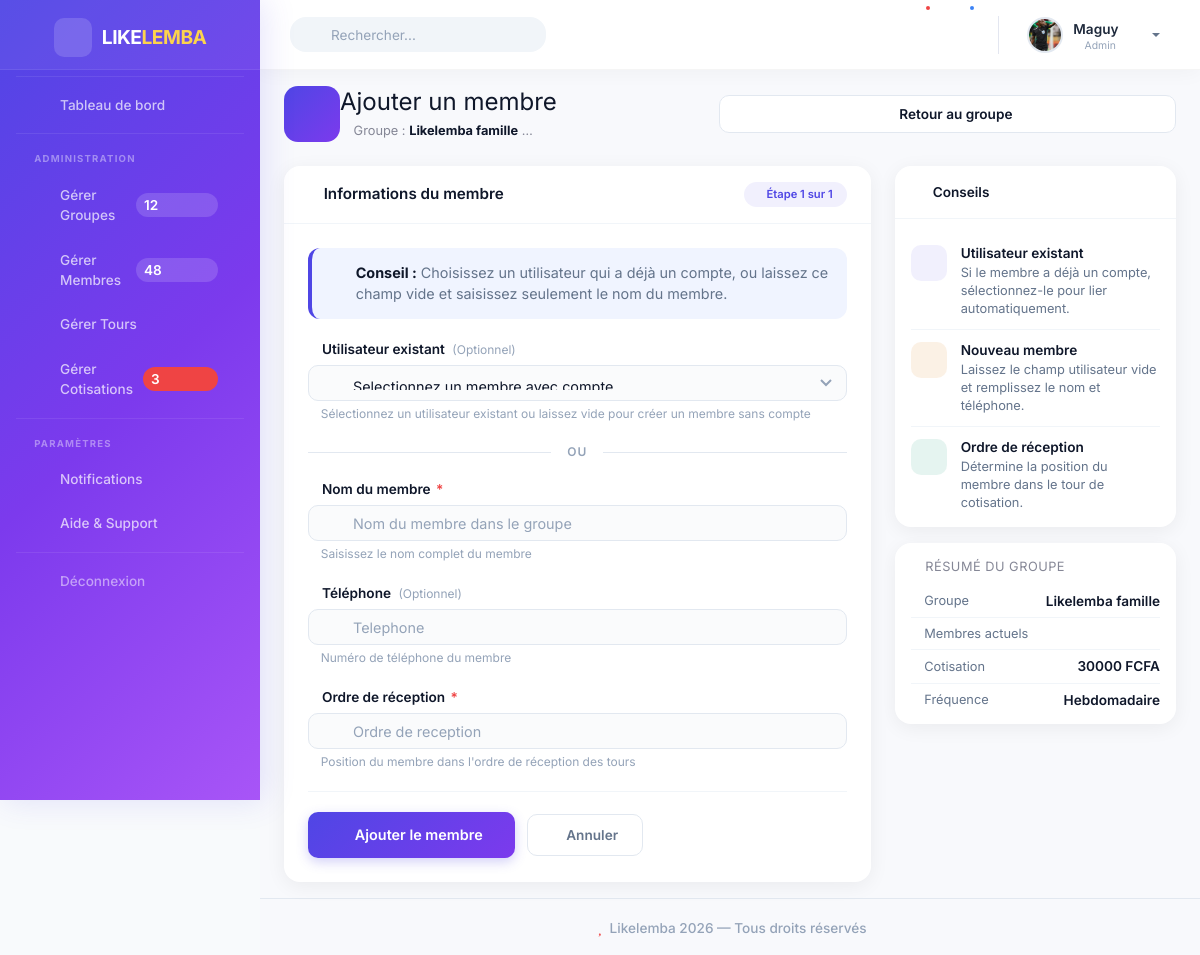
Page /groupes/8/membres/add/ (signed in) on the committed database.
### authentification/models.py (models this page shows)
class Utilisateur(AbstractUser):
    telephone = models.CharField(max_length=20)
    ROLE_CHOICES = [
        ('ADMIN', 'Admin'),
        ('MEMBRE', 'Membre')
    ]
    role = models.CharField(max_length=10, choices=ROLE_CHOICES)
    photo = models.ImageField(upload_to='profiles/', null=True, blank=True)
    is_verified = models.BooleanField(default=False)

### likelemba_app/models.py (models this page shows, shortened)
class Groupe(models.Model):
    FREQUENCE_CHOICES = [
        ('QUOTIDIEN', 'Quotidien'),
        ('HEBDOMADAIRE', 'Hebdomadaire'),
        ('MENSUEL', 'Mensuel'),
        ('ANNUEL', 'Annuel')
    ]
    STATUT_CHOICES = [
        ('ACTIF', 'Actif'),
        ('TERMINE', 'Terminé')
    ]
    nom = models.CharField(max_length=100)
    montant_cotisation = models.DecimalField(
        max_digits=10,
        decimal_places=2
    )
    frequence = models.CharField(max_length=20, choices=FREQUENCE_CHOICES)
    date_debut = models.DateField()
    statut = models.CharField(max_length=20, choices = STATUT_CHOICES, default='ACTIF')
    date_creation = models.DateTimeField(auto_now_add=True, null=True)
    admin = models.ForeignKey(
        Utilisateur,
        on_delete=models.CASCADE
    )

### likelemba_app/views.py (the view)
# urls.py: path('groupes/<int:groupe_id>/membres/add/', ajouter_membre, name='ajouter_membre'),
@login_required(login_url="login")
def ajouter_membre(request, groupe_id):
    groupe = get_object_or_404(Groupe, id=groupe_id, admin=request.user)
    if request.method == 'POST':
        form = MembreGroupeForm(request.POST, groupe=groupe)
        if form.is_valid():
            membre = form.save(commit=False)
            membre.groupe = groupe
            if membre.utilisateur and MembreGroupe.objects.filter(utilisateur=membre.utilisateur, groupe=groupe).exists():
                messages.error(request, "Ce membre est déjà dans le groupe")
                return redirect('ajouter_membre', groupe_id=groupe.id)
            membre.save()
            messages.success(request, "Membre ajouté avec succès")
            return redirect('membres_groupe', groupe_id=groupe.id)
    else:
        form = MembreGroupeForm(groupe=groupe)
    return render(request, 'membres/ajouter_membre.html', {
        'form': form,
        'groupe': groupe
    })

### likelemba/templates/membres/ajouter_membre.html (shortened to what this page needs)
{% extends 'base.html' %}
{% load static %}
{% block content %}
<div class="page-header mb-3 mb-md-4">
    <div class="d-flex flex-column flex-sm-row justify-content-between align-items-start align-items-sm-center gap-3">
        <div class="d-flex align-items-center gap-3 w-100 w-sm-auto">
            <div class="group-avatar-large" style="background: linear-gradient(135deg, #4f46e5, #7c3aed); flex-shrink: 0;">
                <i class="fas fa-user-plus"></i>
            </div>
            <div class="min-width-0">
                <h1 class="h4 h-md-3 mb-1 fw-bold" style="color: #0f172a;">
                    Ajouter un membre
                </h1>
                <p class="text-muted small mb-0 text-truncate" style="max-width: 200px;">
                    <i class="fas fa-layer-group me-1" style="color: #4f46e5;"></i>
                    Groupe : <strong style="color: #0f172a;">{{ groupe.nom }}</strong>
                    <span class="bullet">•</span>
                </p>
            </div>
        </div>
        <a href="{% url 'membres_groupe' groupe.id %}" class="btn btn-outline-modern w-100 w-sm-auto">
            <i class="fas fa-arrow-left me-1"></i>
            <span class="d-none d-sm-inline">Retour au groupe</span>
        </a>
    </div>
</div>
<div class="row g-3 g-md-4">
    <div class="col-12 col-lg-8">
        <div class="card-modern">
            <div class="card-modern-header d-flex flex-wrap justify-content-between align-items-center gap-2">
                <span class="card-modern-title">
                    <i class="fas fa-user-plus me-2" style="color: #4f46e5;"></i>
                    Informations du membre
                </span>
                <span class="badge-step">
                    <i class="fas fa-circle me-1" style="font-size: 0.4rem;"></i>
                    Étape 1 sur 1
                </span>
            </div>
            <div class="card-modern-body">
                <div class="info-banner">
                    <i class="fas fa-info-circle" style="color: #4f46e5; font-size: 1.1rem;"></i>
                    <div>
                        <strong style="color: #0f172a;">Conseil :</strong>
                        <span style="color: #64748b;">
                            Choisissez un utilisateur qui a déjà un compte, ou laissez ce champ vide et saisissez seulement le nom du membre.
                        </span>
                    </div>
                </div>
                <form method="POST" id="memberForm" novalidate>
                    <div class="form-group-modern">
                        <label for="id_utilisateur" class="form-label-modern">
                            <i class="fas fa-user me-1" style="color: #4f46e5;"></i>
                            Utilisateur existant
                            <span class="optional">(Optionnel)</span>
                        </label>
                        <div class="input-wrapper-modern">
                            {{ form.utilisateur }}
                        </div>
                        <small class="form-hint">
                            <i class="fas fa-info-circle me-1"></i>
                            Sélectionnez un utilisateur existant ou laissez vide pour créer un membre sans compte
                        </small>
                    </div>
                    <div class="form-divider">
                        <span>OU</span>
                    </div>
                    <div class="form-group-modern">
                        <label for="id_nom" class="form-label-modern">
                            <i class="fas fa-tag me-1" style="color: #d97706;"></i>
                            Nom du membre
                            <span class="required">*</span>
                        </label>
                        <div class="input-wrapper-modern">
                            {{ form.nom }}
                        </div>
                        <small class="form-hint">
                            <i class="fas fa-info-circle me-1"></i>
                            Saisissez le nom complet du membre
                        </small>
                    </div>
                    <div class="form-group-modern">
                        <label for="id_telephone" class="form-label-modern">
                            <i class="fas fa-phone me-1" style="color: #059669;"></i>
                            Téléphone
                            <span class="optional">(Optionnel)</span>
                        </label>
                        <div class="input-wrapper-modern">
                            {{ form.telephone }}
                        </div>
                        <small class="form-hint">
                            <i class="fas fa-info-circle me-1"></i>
                            Numéro de téléphone du membre
                        </small>
                    </div>
                    <div class="form-group-modern">
                        <label for="id_ordre_reception" class="form-label-modern">
                            <i class="fas fa-sort-numeric-up me-1" style="color: #7c3aed;"></i>
                            Ordre de réception
                            <span class="required">*</span>
                        </label>
                        <div class="input-wrapper-modern">
                            {{ form.ordre_reception }}
                        </div>
                        <small class="form-hint">
                            <i class="fas fa-info-circle me-1"></i>
                            Position du membre dans l'ordre de réception des tours
                        </small>
                    </div>
                    <div class="form-actions">
                        <button type="submit" class="btn-submit" id="submitBtn">
                            <span class="btn-text">
                                <i class="fas fa-user-plus me-2"></i>
                                Ajouter le membre
                            </span>
                        </button>
                        <a href="{% url 'membres_groupe' groupe.id %}" class="btn-cancel-form">
                            <i class="fas fa-times me-1"></i>
                            Annuler
                        </a>
                    </div>
                </form>
            </div>
        </div>
    </div>
    <div class="col-12 col-lg-4">
        <div class="card-modern">
            <div class="card-modern-header">
                <span class="card-modern-title" style="font-size: 0.85rem;">
                    <i class="fas fa-lightbulb me-2" style="color: #f59e0b;"></i>
                    Conseils
                </span>
            </div>
            <div class="card-modern-body" style="padding: 14px 16px 16px;">
                <div class="tip-item">
                    <div class="tip-icon">
                        <i class="fas fa-user-check"></i>
                    </div>
                    <div>
                        <h6>Utilisateur existant</h6>
                        <p>Si le membre a déjà un compte, sélectionnez-le pour lier automatiquement.</p>
                    </div>
                </div>
                <div class="tip-item">
                    <div class="tip-icon" style="background: rgba(217, 119, 6, 0.1); color: #d97706;">
                        <i class="fas fa-user-plus"></i>
                    </div>
                    <div>
                        <h6>Nouveau membre</h6>
                        <p>Laissez le champ utilisateur vide et remplissez le nom et téléphone.</p>
                    </div>
                </div>
                <div class="tip-item" style="border-bottom: none; padding-bottom: 0;">
                    <div class="tip-icon" style="background: rgba(5, 150, 105, 0.1); color: #059669;">
                        <i class="fas fa-sort-numeric-up"></i>
                    </div>
                    <div>
                        <h6>Ordre de réception</h6>
                        <p>Détermine la position du membre dans le tour de cotisation.</p>
                    </div>
                </div>
            </div>
        </div>
        <div class="card-modern mt-3">
            <div class="card-modern-body" style="padding: 14px 16px;">
                <p class="text-muted small mb-2 fw-semibold text-uppercase" style="letter-spacing: 0.5px;">
                    <i class="fas fa-file-alt me-1"></i>
                    Résumé du groupe
                </p>
                <div class="summary-item">
                    <span class="summary-label">
                        <i class="fas fa-layer-group me-1" style="color: #4f46e5;"></i>
                        Groupe
                    </span>
                    <span class="summary-value">{{ groupe.nom }}</span>
                </div>
                <div class="summary-item">
                    <span class="summary-label">
                        <i class="fas fa-users me-1" style="color: #4f46e5;"></i>
                        Membres actuels
                    </span>
                </div>
                <div class="summary-item">
                    <span class="summary-label">
                        <i class="fas fa-coins me-1" style="color: #d97706;"></i>
                        Cotisation
                    </span>
                    <span class="summary-value">{{ groupe.montant_cotisation|floatformat:0 }} FCFA</span>
                </div>
                <div class="summary-item" style="border-bottom: none; padding-bottom: 0;">
                    <span class="summary-label">
                        <i class="fas fa-clock me-1" style="color: #059669;"></i>
                        Fréquence
                    </span>
                    <span class="summary-value">{{ groupe.get_frequence_display }}</span>
                </div>
            </div>
        </div>
    </div>
</div>
{% endblock %}

### likelemba/templates/components/navbar.html (shortened to what this page needs)
{% load static %}
<nav class="navbar navbar-expand navbar-light bg-white topbar mb-0 static-top shadow-sm">
    <form class="d-none d-sm-inline-block form-inline mr-auto my-2 my-md-0">
        <div class="search-wrapper">
            <i class="fas fa-search search-icon"></i>
            <input type="text" class="form-control" placeholder="Rechercher...">
        </div>
    </form>
    <ul class="navbar-nav ml-auto align-items-center" style="flex-direction: row; gap: 2px;">
        <li class="nav-item">
            <a class="nav-link" href="#" role="button" style="position: relative;">
                <i class="fas fa-bell fa-fw" style="font-size: 1.1rem;"></i>
                <span class="badge-dot"></span>
            </a>
        </li>
        <li class="nav-item">
            <a class="nav-link" href="#" role="button" style="position: relative;">
                <i class="fas fa-envelope fa-fw" style="font-size: 1.1rem;"></i>
                <span class="badge-dot blue"></span>
            </a>
        </li>
        <li class="nav-item">
            <a class="nav-link dropdown-toggle user-profile" href="#" id="userDropdown" role="button" data-toggle="dropdown" aria-haspopup="true" aria-expanded="false">
                {% if request.user.photo %}
                    <img src="{{ request.user.photo.url }}" alt="Photo de profil">
                {% else %}
                    <img src="{% static 'img/undraw_profile_2.svg' %}" alt="Photo de profil">
                {% endif %}
                <div class="user-info d-none d-lg-block">
                    <span class="user-name">{{ request.user.username }}</span>
                    <span class="user-role">
                        <i class="fas fa-circle" style="color: #22c55e;"></i>
                        {{ request.user.get_role_display }}
                    </span>
                </div>
                <i class="fas fa-chevron-down chevron"></i>
            </a>
        </li>
    </ul>
</nav>

### rows in the picture
Utilisateur: user.photo (picture), user.username "Maguy", user.role "Admin"
Groupe: nom "Likelemba famille", montant_cotisation "30000", frequence "Hebdomadaire"
